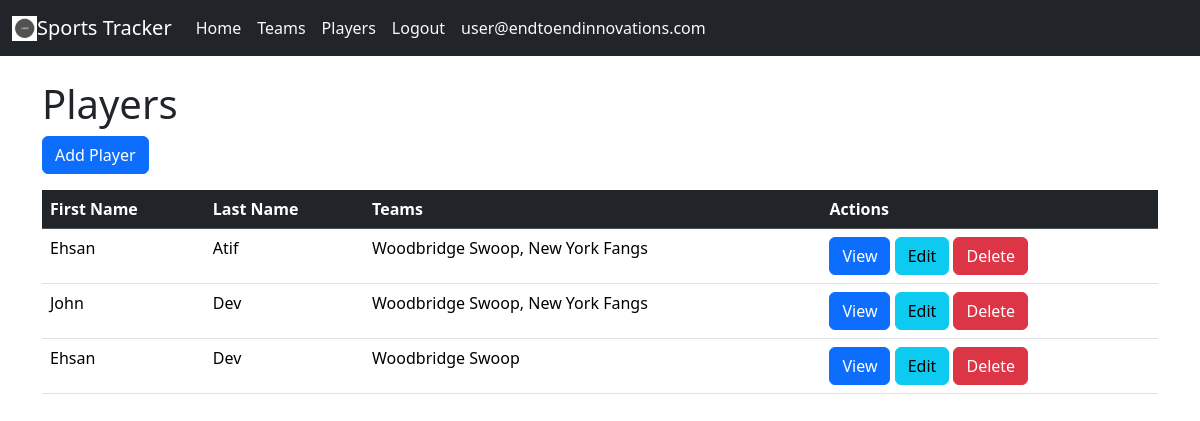
/players/ (signed in), run on the app's committed database.
### main/models.py (models this page shows, shortened)
class Player(models.Model):
    first_name = models.CharField(max_length=100)
    last_name = models.CharField(max_length=100)
    teams = models.ManyToManyField(Team)

class Team(models.Model):
    city = models.CharField(max_length=100)
    mascot = models.CharField(max_length=100)

### main/views.py (the view)
# urls.py: path('players/', views.player_list, name='player_list'),
@login_required
def player_list(request):
    players = Player.objects.all()
    return render(request, 'player_list.html', {'players': players})

### templates/player_list.html
{% extends "base.html" %}
{% block content %}
    <h1>Players</h1>
    <p><a class="btn btn-primary" href="{% url 'player_create' %}">Add Player</a></p>
    <table class="table">
        <thead class="table-dark">
          <tr>
            <th>First Name</th>
            <th>Last Name</th>
            <th>Teams</th>
            <th>Actions</th>
          </tr>
        </thead>
        <tbody>
          {% for player in players %}
            <tr>
              <td>{{ player.first_name }}</td>
              <td>{{ player.last_name }}</td>
              <td>
                {% if player.teams %}
                  {% for team in player.teams.all %}
                    {{ team.city }} {{ team.mascot }}{% if not forloop.last %}, {% endif %}
                  {% endfor %}
                {% else %}
                  No teams found.
                {% endif %}
              </td>
              <td>
                <a class="btn btn-primary" href="{% url 'player_detail' player.pk %}">View</a>
                <a class="btn btn-info" href="{% url 'player_update' player.pk %}">Edit</a>
                <a class="btn btn-danger" href="{% url 'player_delete' player.pk %}">Delete</a>
              </td>
            </tr>
          {% empty %}
            <tr>
              <td colspan="4">No players found.</td>
            </tr>
          {% endfor %}
        </tbody>
      </table>
{% endblock %}

### templates/base.html (shortened to what this page needs)
{% load static %}
{% load bootstrap5 %}
{% bootstrap_css %}
<!DOCTYPE html>
<html>
<head>
</head>
<body>
    <nav class="navbar navbar-expand-sm navbar-dark bg-dark">
        <div class="container-fluid">
            <img  src="{% static 'img/e2e_logo.png' %}" alt="EndToEnd Innovations logo" height="25px">
            <a class="navbar-brand" href="{% url 'home' %}">Sports Tracker</a>
            <div class="collapse navbar-collapse" id="mynavbar">
                <ul class="navbar-nav me-auto">
                    <li class="nav-item">
                        {% if request.path == '/' %}
                            <span class="nav-link link-light">Home</span>
                        {% else %}
                            <a class="nav-link link-light" href="{% url 'home' %}">Home</a>
                        {% endif %}
                    </li>
                    <li class="nav-item">
                        {% if request.path == '/teams/' %}
                            <span class="nav-link link-light">Teams</span>
                        {% else %}
                            <a class="nav-link link-light" href="{% url 'team_list' %}">Teams</a>
                        {% endif %}
                    </li>
                    <li class="nav-item">
                        {% if request.path == '/players/' %}
                            <span class="nav-link link-light">Players</span>
                        {% else %}
                            <a class="nav-link link-light" href="{% url 'player_list' %}">Players</a>
                        {% endif %}
                    </li>
                    {% if request.user.is_authenticated %}
                    <li class="nav-item">
                        <a class="nav-link link-light" href="{% url 'logout' %}">Logout</a>
                    </li>
                    <li class="nav-item">
                        <span class="nav-link link-light">{{ request.user.email }}</span>
                    </li>
                    {% else %}
                        <li class="nav-item">
                            <a class="nav-link link-light" href="{% url 'login' %}">Login</a>
                        </li>
                    {% endif %}
                </ul>
            </div>
        </div>
    </nav>
    <div class="container">
        <br>
        {% block content %}
        {% endblock %}
    </div>
</body>
</html>

### data on the page
Player: first_name "Ehsan", last_name "Atif"
Team: city "Woodbridge", mascot "Swoop"
Team: city "New York", mascot "Fangs"
Player: first_name "John", last_name "Dev"
Player: first_name "Ehsan", last_name "Dev"

### other printed values
{{ request.user.email }} "user@endtoendinnovations.com"
